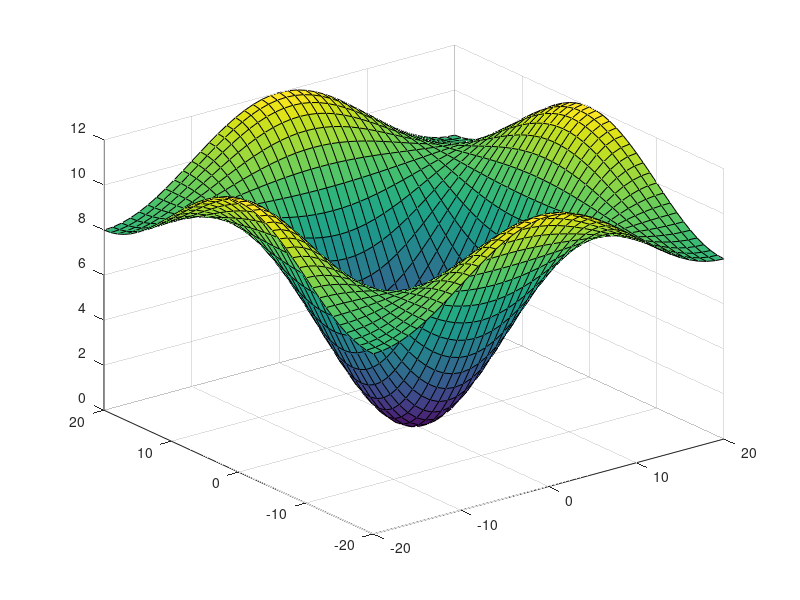

The MATLAB script that drew this image:
[X,Y] = meshgrid(-20:20,-20:20);
Z = abs(-8+exp(2*pi*i*(X/40+Y/40))+exp(2*pi*i*(X/40-Y/40))+exp(2*pi*i*(-X/40+Y/40))+exp(2*pi*i*(Y/40))+exp(2*pi*i*(X/40))+exp(2*pi*i*(-Y/40))+exp(2*pi*i*(-X/40))+exp(2*pi*i*(-X/40-Y/40)));
surf(X,Y,Z)